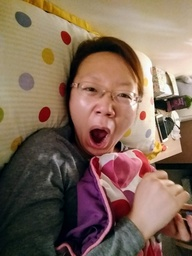
#> input picture Convert_pic/test2.jpg, 192 x 256 px, shrunk from 1944 x 2592 before the run
$ python convert_pic.py --input test2.jpg
#> lines starting #> are read from the running program, lines starting #| are printed output that depends on the picture; after the words box and inside, x2 and y2 are one past the last pixel; in counts of white or black regions, pixels touching at a corner belong together
# https://www.shiyanlou.com/courses/589/labs/1964/document

from PIL import Image
import argparse


class Converter(object):

  def __init__(self, image):
#> called with image = 'test2.jpg'
    self.image = image if isinstance(image, Image.Image) else Image.open(image)
#> self.image is the input picture: PIL image 192x256 RGB; mean R, G, B 127.7, 104.1, 88
    self.width, self.height = self.image.size
#> self.width = 192; self.height = 256

  @staticmethod
  def is_skin_rgb(r, g, b):
    return r > 95 and \
           g > 40 and g < 100 and \
           b > 20 and \
           max([r, g, b]) - min([r, g, b]) > 15 and \
           abs(r - g) > 15 and \
           r > g and \
           r > b

  @staticmethod
  def is_skin_normalized_rgb(r, g, b):
    def normalize(r, g, b):
      r = 0.0001 if r == 0 else r
      g = 0.0001 if g == 0 else g
      b = 0.0001 if b == 0 else b
      _sum = float(r + g + b)
      return [r / _sum, g / _sum, b / _sum]

    nr, ng, nb = normalize(r, g, b)
    return nr / ng > 1.185 and \
           float(r * b) / ((r + g + b) ** 2) > 0.107 and \
           float(r * g) / ((r + g + b) ** 2) > 0.112

  @staticmethod
  def is_skin_ycbcr(r, g, b):
    def to_ycbcr(r, g, b):
      # http://stackoverflow.com/questions/19459831/rgb-to-ycbcr-conversion-problems
      y = .299 * r + .587 * g + .114 * b
      cb = 128 - 0.168736 * r - 0.331364 * g + 0.5 * b
      cr = 128 + 0.5 * r - 0.418688 * g - 0.081312 * b
      return y, cb, cr

    y, cb, cr = to_ycbcr(r, g, b)
    return 97.5 <= cb <= 142.5 and \
           134 <= cr <= 176

  @staticmethod
  def is_skin(r, g, b, method='ycbcr'):
    if method == 'ycbcr':
      return Converter.is_skin_ycbcr(r, g, b)
    elif method == 'rgb':
      return Converter.is_skin_rgb(r, g, b)
    elif method == 'rgbn':
      return Converter.is_skin_normalized_rgb(r, g, b)

  def parse(self, method='ycbcr'):
#> called with method = 'ycbcr'
    new_image = self.image
    new_data = new_image.load()

    pixels = self.image.load()
    for y in range(self.height):
      for x in range(self.width):
        r, g, b = pixels[x, y]
        if self.is_skin(r, g, b, method=method):
          new_data[x, y] = 255, 255, 255
        else:
          new_data[x, y] = 0, 0, 0

    return new_image


def run():
  parser = argparse.ArgumentParser(description='Detect nudity in images.')
  parser.add_argument('-i', '--input')
  parser.add_argument('-o', '--output')
  parser.add_argument('-m', '--method', type=str, default='ycbcr')
  args = parser.parse_args()

  nude = Converter(args.input)
  new_image = nude.parse(args.method)
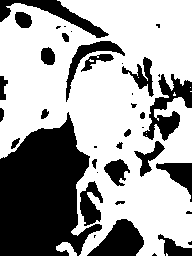
#> new_image: PIL image 192x256 RGB; 63.4% white; 39 black regions (15 under 20 px), largest, box (x1, y1, x2, y2) and area: (0, 112, 102, 256) 9612, (143, 74, 192, 141) 1340, (87, 219, 144, 256) 1265
#> (the run stopped early here; a loop or call above may not have finished)
